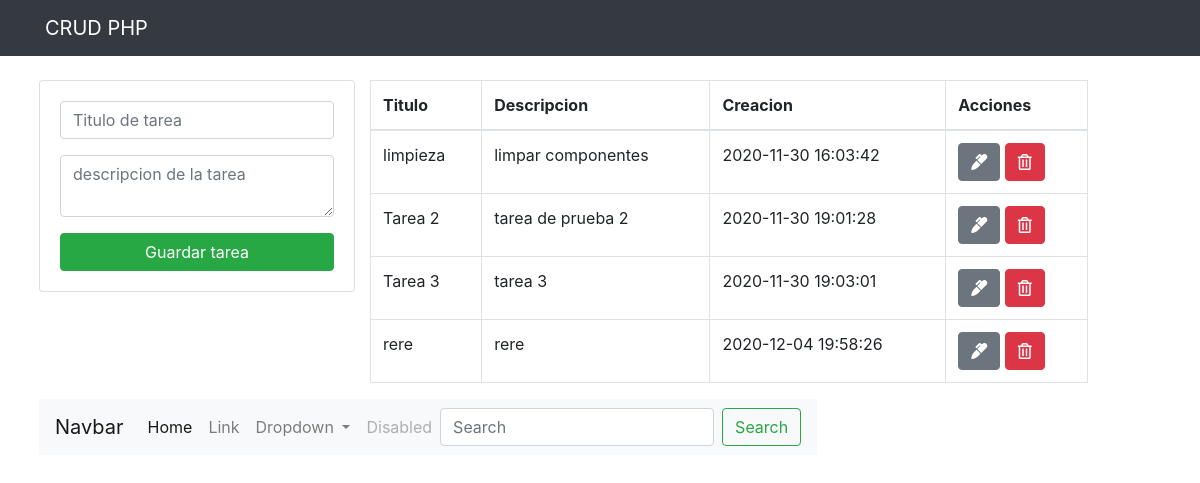
The page / on the database its author committed.
### tables this page shows
CREATE TABLE `tareas` (
  `id` int(11) NOT NULL,
  `titulo` varchar(250) NOT NULL,
  `Descripcion` text NOT NULL,
  `creacion` timestamp NOT NULL DEFAULT current_timestamp() ON UPDATE current_timestamp()
);

### index.php (the view, shortened to what this page needs)
<?php include("db.php");
include("includes/header.php");
include("includes/navegacion.php") ?>
  <div class="container p-4">
    <div class="row">
      <div class="row-md-4">
        <div class="card card-body">
          <form action="acciones/guardar_tarea.php" method="POST">
            <div class="form-group">
              <input type="text" name="titulo" class="form-control" placeholder="Titulo de tarea">
            </div>
            <div class="form-group">
              <textarea name="descripcion" rows="2" class="form-control" placeholder="descripcion de la tarea" ></textarea>
            </div>
            <input type="submit" class="btn btn-success btn-block" name="guardar_tarea" value="Guardar tarea">
          </form>
        </div>
      </div>
        <div class="col-md-8">
          <table class="table table-bordered">
            <thead>
              <tr>
                <th>Titulo</th>
                <th>Descripcion</th>
                <th>Creacion</th>
                <th>Acciones</th>
              </tr>
            </thead>
            <tbody>
              <?php
                $query = "SELECT * FROM tareas";
                $resultado_tareas = mysqli_query($conexion, $query);
                while ($row = mysqli_fetch_array($resultado_tareas)) { ?>
                  <tr>
                    <td><?php echo $row['titulo']; ?></td>
                    <td><?php echo $row['Descripcion']; ?></td>
                    <td><?php echo $row['creacion']; ?></td>
                    <td>
                      <a class="btn btn-secondary" href="acciones/editar.php?id=<?php  echo $row['id']; ?>">
                        <i class="fas fa-marker"></i>
                      </a>
                      <a class="btn btn-danger" href="acciones/eliminar.php?id=<?php echo $row['id']; ?>">
                        <i class="far fa-trash-alt"></i>
                      </a>
                    </td>
                  </tr>
                <?php  } ?>
            </tbody>
          </table>
        </div>
        <nav class="navbar navbar-expand-lg navbar-light bg-light" style="position:center;">
  <a class="navbar-brand" href="#">Navbar</a>
  <div class="collapse navbar-collapse" id="navbarSupportedContent">
    <ul class="navbar-nav mr-auto">
      <li class="nav-item active">
        <a class="nav-link" href="#">Home <span class="sr-only">(current)</span></a>
      </li>
      <li class="nav-item">
        <a class="nav-link" href="#">Link</a>
      </li>
      <li class="nav-item dropdown">
        <a class="nav-link dropdown-toggle" href="#" id="navbarDropdown" role="button" data-toggle="dropdown" aria-haspopup="true" aria-expanded="false">
          Dropdown
        </a>
      </li>
      <li class="nav-item">
        <a class="nav-link disabled" href="#" tabindex="-1" aria-disabled="true">Disabled</a>
      </li>
    </ul>
    <form class="form-inline my-2 my-lg-0">
      <input class="form-control mr-sm-2" type="search" placeholder="Search" aria-label="Search">
      <button class="btn btn-outline-success my-2 my-sm-0" type="submit">Search</button>
    </form>
  </div>
</nav>
    </div>
  </div>
<?php include("includes/footer.php"); ?>

### includes/header.php (shortened to what this page needs)
<!DOCTYPE html>
<html lang="es">
  <head>
    <link rel="stylesheet" href="https://cdn.jsdelivr.net/npm/bootstrap@4.5.3/dist/css/bootstrap.min.css"
>
    <link rel="stylesheet" href="https://use.fontawesome.com/releases/v5.15.1/css/all.css"
>
  </head>
  <body>

### includes/navegacion.php
<nav class="navbar navbar-dark bg-dark">
  <div class="container">
    <a href="index.php" class="navbar-brand">CRUD PHP</a>
  </div>
</nav>

### includes/footer.php (shortened to what this page needs)
</body>
</html>

### rows shown on the page
tareas: titulo "limpieza", Descripcion "limpar componentes", creacion "2020-11-30 16:03:42"
tareas: titulo "Tarea 2", Descripcion "tarea de prueba 2", creacion "2020-11-30 19:01:28"
tareas: titulo "Tarea 3", Descripcion "tarea 3", creacion "2020-11-30 19:03:01"
tareas: titulo "rere", Descripcion "rere", creacion "2020-12-04 19:58:26"
